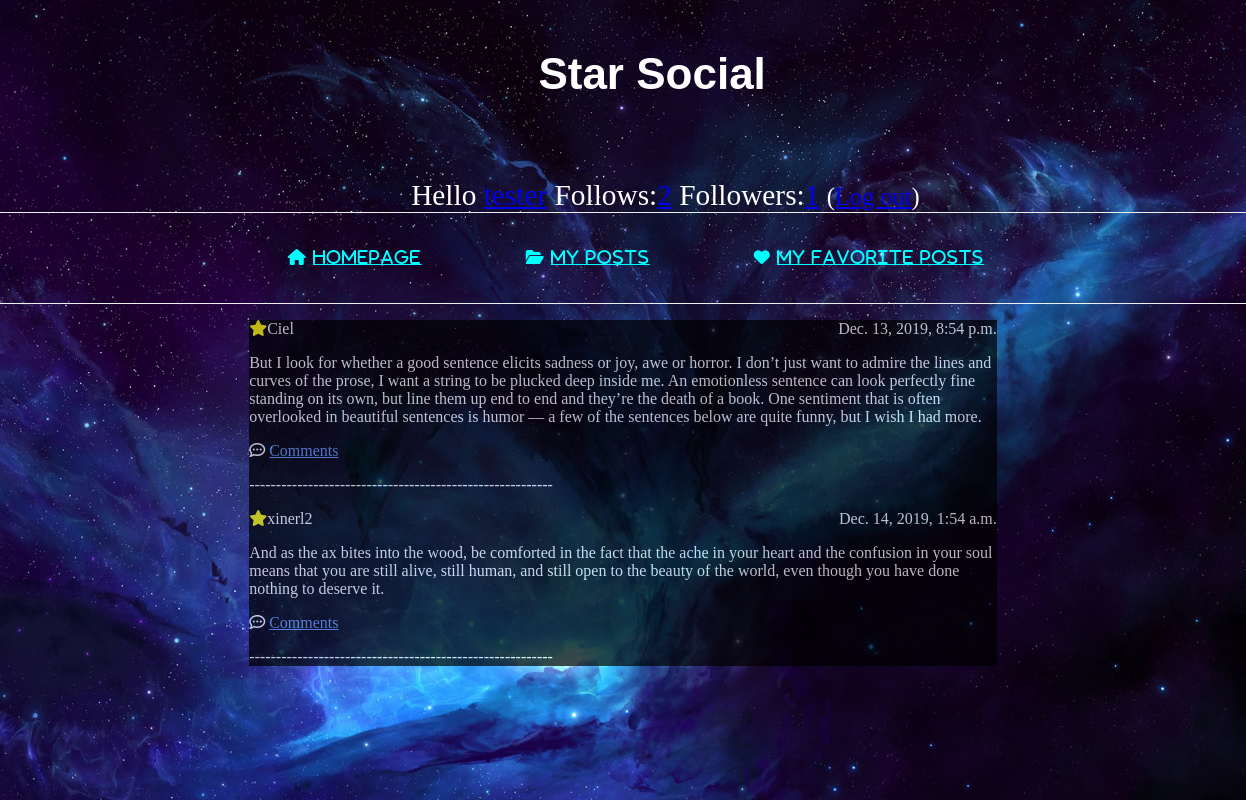
The page /my_favorite/ (signed in) on the database its author committed.
### social_media/models.py (models this page shows, shortened)
class Post(models.Model):
    author = models.ForeignKey('auth.User', on_delete=models.CASCADE, related_name="post_user")
    text = models.TextField()
    date = models.DateTimeField(default=timezone.now)

### social_media/views.py (the view)
# urls.py: path('my_favorite/', views.my_favorite, name='my_favorite'),
@login_required
def my_favorite(request):
    uname = request.session['_auth_user_id']
    posts = set()
    for f in Favorite.objects.filter(user=uname, status="True").select_related('post'):
        posts.add(f.post)
    return render(request, 'social_media/my_favorite.html', {'posts': posts})

### social_media/templates/social_media/my_favorite.html (shortened to what this page needs)
{% extends 'social_media/base2.html' %}
{% block head %}
    <link rel="stylesheet" type="text/css"
          href="../../static/social_media/social_media.css">
{% endblock %}
{% block content %}
<post>
    {% for post in posts %}
            <div class="date">
                {{ post.date }}
            </div>
            <p><icon><i class="fas fa-star"></i></icon>{{ post.author }}</p>
            <p>{{ post.text|linebreaksbr }}</p>
            <p><i class="far fa-comment-dots"> </i>
                <a href="{% url 'post_detail' pk=post.id %}" class="comment">Comments</a></p>
            <p>---------------------------------------------------------</p>
    {% empty %}
        <p>You don't have any favorite posts yet :(</p>
    {% endfor %}
    </post>
{% endblock %}

### social_media/templates/social_media/base2.html (shortened to what this page needs)
<html>
    <head>
        {% block head %}{% endblock%}
    </head>
    <body>
    <header class = "bgimg">
        <div class="page-header">
            <h1>Star Social</h1>
        </div>
        <div class = "top-menu">
         {% if user.is_authenticated %}
            Hello <a href = {% url 'my_profile' %}>{{ user.username }}</a> Follows:<a href="{% url 'follows' %}">{{ user.follower.count }}</a>  Followers:<a href="{% url 'followers' %}">{{ user.follows.count }}</a>
             <small>(<a href="{% url 'logout_urlpattern' %}">Log out</a>)</small>
            {% else %}
             You do not <a href="{% url 'login_urlpattern' %}">Log in</a>
            {% endif %}
        </div>
		<nav>
            <ul>
                 <li><i class="fas fa-home">
                    <a href="{% url 'homepage_list' %}" >
                        Homepage</a></i></li>
                <li><i class="fas fa-folder-open">
                    <a href="{% url 'my_profile'%}" >
                        My Posts</a></i></li>
                <li><i class="fas fa-heart">
                    <a href="{% url 'my_favorite' %}" >
                        My Favorite Posts</a></i></li>
            </ul>
		</nav>
		<div class="content">
                {% block content %}
                {% endblock %}
        </div>
    </header>
    </body>
</html>

### social_media/static/social_media/social_media.css (style rules this page uses)
body, html { height: 100%; margin:0px; padding:0px; }
h1,h2,h3,h4,h5,h6 { font-family: "Lobster", sans-serif }
.bgimg { background-size: cover; background-image: url("images/star.jpg"); background-position: center; min-height: 100%; background-repeat:repeat-y; background-color: transparent; border:none; }
.page-header { font-family: Lobster; margin-top: 0; margin-left:40%; padding: 20px 20px 50px 40px; color: white; position: center; left:550px; font-size:22px; }
nav { border-top: 1px solid #eee; width: 78%; border-bottom: 1px solid #eee; margin: 0 0 0; padding: 20px 150px; }
nav ul { margin: 0; padding: 1em 0; list-style-type: none; text-align: center; }
nav ul li { display: inline; padding: 0; margin: 0 50px; font-weight: 500; text-transform: uppercase; text-align: center; font-size: 1rem; letter-spacing: .10rem; color: #00FFFF; }
nav a { color:#00FFFF; }
.top-menu, .top-menu:hover, .top-menu:visited { color: #ffffff; font-size: 22pt; margin-left: 33%; }
.content { margin-left: 20%; background-color: black; margin-right:20%; opacity: 70%; }
.date { float: right; }
post { color: white; }
post icon { color:yellow; }
.comment { color: cornflowerblue; }

### rows shown on the page
Post: date "Dec. 13, 2019, 8:54 p.m.", author "Ciel", text "But I look for whether a good sentence elicits sadness or joy, awe or horror. I don’t just want to admire the lines and curves of the prose, I want a string to be plucked deep inside me. An emotionless sentence can look perfectly fine standing on its own, but line them up end to end and they’re the death of a book. One sentiment that is often overlooked in beautiful sentences is humor — a few of the sentences below are quite funny, but I wish I had more."
Post: date "Dec. 14, 2019, 1:54 a.m.", author "xinerl2", text "And as the ax bites into the wood, be comforted in the fact that the ache in your heart and the confusion in your soul means that you are still alive, still human, and still open to the beauty of the world, even though you have done nothing to deserve it."

### other values the page prints
{{ user.username }} "tester"
{{ user.follower.count }} "2"
{{ user.follows.count }} "1"
